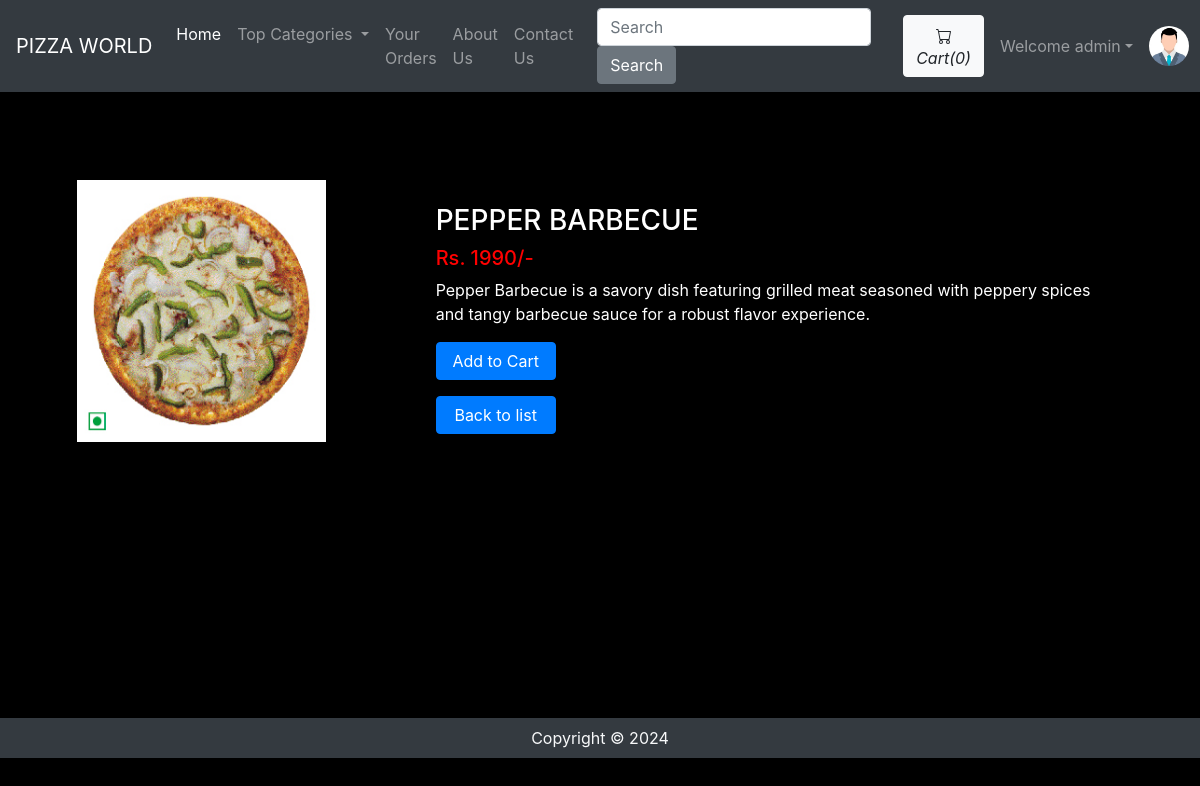
Screenshot of /viewPizza.php?pizzaid=6 (signed in) with the database file from the repository.
### tables this page shows
CREATE TABLE `sitedetail` (
  `tempId` int(11) NOT NULL,
  `systemName` varchar(21) NOT NULL,
  `email` varchar(35) NOT NULL,
  `contact1` bigint(21) NOT NULL,
  `contact2` bigint(21) DEFAULT NULL COMMENT 'Optional',
  `address` text NOT NULL,
  `dateTime` datetime NOT NULL DEFAULT current_timestamp()
);

CREATE TABLE `pizza` (
  `pizzaId` int(12) NOT NULL,
  `pizzaName` varchar(255) NOT NULL,
  `pizzaPrice` int(12) NOT NULL,
  `pizzaDesc` text NOT NULL,
  `pizzaCategorieId` int(12) NOT NULL,
  `pizzaPubDate` datetime NOT NULL DEFAULT current_timestamp()
);

### viewPizza.php (the view, shortened to what this page needs)
<!doctype html>
<html lang="en">
<head>
    <link rel="stylesheet" href="https://stackpath.bootstrapcdn.com/bootstrap/4.4.1/css/bootstrap.min.css">
    <link rel="stylesheet" href="https://use.fontawesome.com/releases/v5.8.2/css/all.css">
</head>
<body>
    <?php include 'partials/_dbconnect.php';?>
    <?php require 'partials/_nav.php' ?>
    <div class="container my-4"  id="cont">
        <div class="row jumbotron" style="background-color: #000;">
        <?php
            $pizzaId = $_GET['pizzaid'];
            $sql = "SELECT * FROM `pizza` WHERE pizzaId = $pizzaId";
            $result = mysqli_query($conn, $sql);
            $row = mysqli_fetch_assoc($result);
            $pizzaName = $row['pizzaName'];
            $pizzaPrice = $row['pizzaPrice'];
            $pizzaDesc = $row['pizzaDesc'];
            $pizzaCategorieId = $row['pizzaCategorieId'];
        ?>
        <?php
        echo  '<div class="col-md-4">
                <img src="img/pizza-'.$pizzaId. '.jpg" width="249px" height="262px">
            </div>
            <div class="col-md-8 my-4"">
                <h3 style="color: #fff">' . $pizzaName . '</h3>
                <h5 style="color: #ff0000">Rs. '.$pizzaPrice. '/-</h5>
                <p class="mb-0" style="color: #fff" >' .$pizzaDesc .'</p>';
                if($loggedin){
                    $quaSql = "SELECT `itemQuantity` FROM `viewcart` WHERE pizzaId = '$pizzaId' AND `userId`='$userId'";
                    $quaresult = mysqli_query($conn, $quaSql);
                    $quaExistRows = mysqli_num_rows($quaresult);
                    if($quaExistRows == 0) {
                        echo '<form action="partials/_manageCart.php" method="POST">
                              <input type="hidden" name="itemId" value="'.$pizzaId. '">
                              <button type="submit" name="addToCart" class="btn btn-primary my-3" style="width: 120px;">Add to Cart</button></form>';
                    }else {
                        echo '<a href="viewCart.php"><button class="btn btn-primary my-3" style="width: 120px;">Go to Cart</button></a>';
                    }
                }
                else{
                    echo '<button class="btn btn-primary my-3" style="width: 120px;" data-toggle="modal" data-target="#loginModal">Add to Cart</button>';
                }
                echo '
                <div  >
                    <a href="viewPizzaList.php?catid=' . $pizzaCategorieId . '" class="active text-dark">
                    <button type="button" name="back" class="btn btn-primary my-0 mx-0" style="width: 120px;" >Back to list</button>
                    </a>
                </div>
            </div>'
        ?>
        </div>
    </div>
    <?php require 'partials/_footer.php' ?>
</body>
</html>

### partials/_nav.php (shortened to what this page needs)
<?php
if(isset($_SESSION['loggedin']) && $_SESSION['loggedin']==true){
  $loggedin= true;
  $userId = $_SESSION['userId'];
  $username = $_SESSION['username'];
}
else{
  $loggedin = false;
  $userId = 0;
}
$sql = "SELECT * FROM `sitedetail`";
$result = mysqli_query($conn, $sql);
$row = mysqli_fetch_assoc($result);
$systemName = $row['systemName'];
echo '<nav class="navbar navbar-expand-lg navbar-dark bg-dark">
      <a class="navbar-brand" href="index.php">'.$systemName.'</a>
      <button class="navbar-toggler" type="button" data-toggle="collapse" data-target="#navbarSupportedContent" aria-controls="navbarSupportedContent" aria-expanded="false" aria-label="Toggle navigation">
        <span class="navbar-toggler-icon"></span>
      </button>
      <div class="collapse navbar-collapse" id="navbarSupportedContent">
        <ul class="navbar-nav mr-auto">
          <li class="nav-item active">
            <a class="nav-link" href="index.php">Home <span class="sr-only">(current)</span></a>
          </li>
          <li class="nav-item dropdown">
            <a class="nav-link dropdown-toggle" href="#" id="navbarDropdown" role="button" data-toggle="dropdown" aria-haspopup="true" aria-expanded="false">
              Top Categories
            </a>
            <div class="dropdown-menu" aria-labelledby="navbarDropdown">';
            echo '</div>
          </li>
          <li class="nav-item">
            <a class="nav-link" href="viewOrder.php">Your Orders</a>
          </li>
          <li class="nav-item">
            <a class="nav-link" href="about.php">About Us</a>
          </li>
          <li class="nav-item">
            <a class="nav-link" href="contact.php">Contact Us</a>
          </li>
        </ul>
        <form method="get" action="/OnlinePizzaDelivery/search.php" class="form-inline my-2 my-lg-0 mx-3">
          <input class="form-control mr-sm-2" type="search" name="search" id="search" placeholder="Search" aria-label="Search" required>
          <button class="btn btn-secondary my-2 my-sm-0" type="submit">Search</button>
        </form>';
        $countsql = "SELECT SUM(`itemQuantity`) FROM `viewcart` WHERE `userId`=$userId";
        $countresult = mysqli_query($conn, $countsql);
        $countrow = mysqli_fetch_assoc($countresult);
        $count = $countrow['SUM(`itemQuantity`)'];
        if(!$count) {
          $count = 0;
        }
        echo '<a href="viewCart.php"><button type="button" class="btn btn-light mx-2" title="MyCart">
          <svg xmlns="img/cart.svg" width="16" height="16" fill="currentColor" class="bi bi-cart" viewBox="0 0 16 16">
            <path d="M0 1.5A.5.5 0 0 1 .5 1H2a.5.5 0 0 1 .485.379L2.89 3H14.5a.5.5 0 0 1 .491.592l-1.5 8A.5.5 0 0 1 13 12H4a.5.5 0 0 1-.491-.408L2.01 3.607 1.61 2H.5a.5.5 0 0 1-.5-.5zM3.102 4l1.313 7h8.17l1.313-7H3.102zM5 12a2 2 0 1 0 0 4 2 2 0 0 0 0-4zm7 0a2 2 0 1 0 0 4 2 2 0 0 0 0-4zm-7 1a1 1 0 1 1 0 2 1 1 0 0 1 0-2zm7 0a1 1 0 1 1 0 2 1 1 0 0 1 0-2z"/>
          </svg>
          <i class="bi bi-cart">Cart(' .$count. ')</i>
        </button></a>';
        if($loggedin){
          echo '<ul class="navbar-nav mr-2">
            <li class="nav-item dropdown">
              <a class="nav-link dropdown-toggle" href="#" id="navbarDropdown" role="button" data-toggle="dropdown"> Welcome ' .$username. '</a>
              <div class="dropdown-menu" aria-labelledby="navbarDropdown">
                <a class="dropdown-item " href="partials/_logout.php">Logout</a>
              </div>
            </li>
          </ul>
          <div class="text-center image-size-small position-relative">
            <a href="viewProfile.php"><img src="img/person-' .$userId. '.jpg" class="rounded-circle" onError="this.src = \'img/profilePic.jpg\'" style="width:40px; height:40px"></a>
          </div>';
        }
        else {
          echo '
          <button type="button" class="btn btn-outline-danger mx-2"  data-toggle="modal" data-target="#loginModal">Login</button>
          <button type="button" class="btn btn-outline-success mx-2"  data-toggle="modal" data-target="#signupModal">SignUp</button>';
        }
  echo '</div>
    </nav>';
?>

### viewPizza.php (style rules this page uses)
#cont { min-height : 578px; }
body { background-color: #000; }

### rows the page displays
sitedetail: systemName "PIZZA WORLD"
pizza: pizzaName "PEPPER BARBECUE", pizzaPrice "1990", pizzaDesc "Pepper Barbecue is a savory dish featuring grilled meat seasoned with peppery spices and tangy barbecue sauce for a robust flavor experience."

### other values shown
$count "0"
$username "admin"
